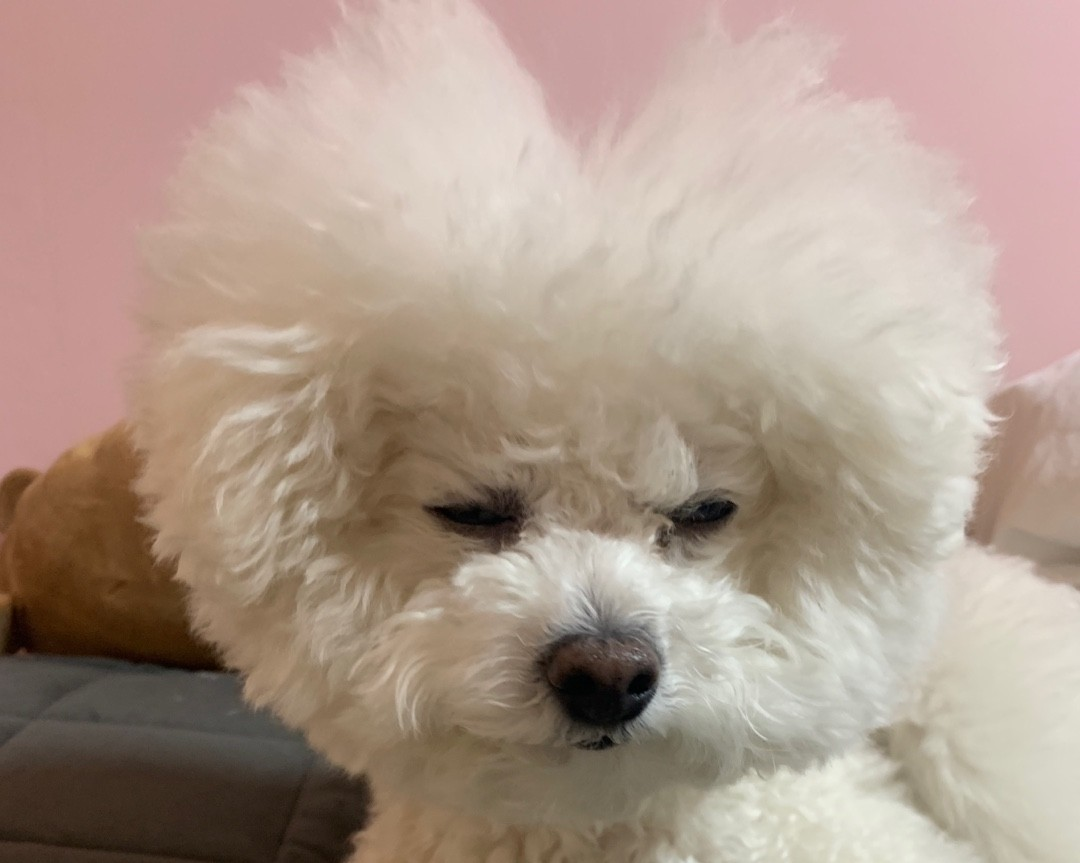
#> input picture 데이터_분석을_위한_파이썬/2024_01_04~05 강의자료/1.오픈CV기초/dog.jpg, 1080 x 863 px
$ jupyter execute --allow-errors '02. (초보자어려울수있음. 필수아님)마우스로 사각형 그리기.ipynb'
#> lines starting #> are read from the running program, lines starting #| are printed output that depends on the picture
### <div class="alert alert-block alert-info"> [Part1] openCV 이미지 마우스 드래그하여 좌표값 알기
- https://house-of-e.tistory.com/entry/9-OpenCV-python-%EB%A7%88%EC%9A%B0%EC%8A%A4-%EB%8F%99%EC%9E%91-%ED%95%A8%EC%88%98-setMouseCallback

#### 참고
- 지우는 기능은 없음 -> 배경색과 같은 색으로 덮어버리는 것 뿐

[cell 1]
## 마우스로 원 그리기
import cv2
import numpy as np
import matplotlib.pyplot as plt # matplot으로도 확인 가능하지만 cv2와 다른 점은 그릴 수 없음.


# img = np.full((300, 300, 3), 255, dtype= np.uint8)  # 300,300짜리를 모두 255로 채움-> 흰색. uint-> 255까지
img = np.zeros((300, 300, 3), dtype=np.uint8)
img[:, :, :] = 255   # 위의 np.full~과 같은 코드
# img[0]
# np.min(img), np.max(img)


title = 'Mouse Event'
cv2.imshow(title, img)

# [4 lines left out: function Mouse, not called in this run]
cv2.setMouseCallback(title, Mouse)


#> (the rest of this cell did not finish here and is left out)

#> (a cell that did not finish here is left out)

[cell 3]
import cv2
import numpy as np

# 초기 행과 열 값
rows, cols = 400, 500

# 3채널 이미지 생성
image = np.zeros((rows, cols, 3), dtype=np.uint8)

# [8 lines left out: function draw_circle_rectangle, not called in this run]

# 창 생성
cv2.namedWindow('Image')

# 마우스 클릭 이벤트 콜백 등록
cv2.setMouseCallback('Image', draw_circle_rectangle)

while True:
    cv2.imshow('Image', image)

    # 'ESC' 키를 누르면 종료
    if cv2.waitKey(1) == 27:
#> (key q is pressed here)
        break

cv2.destroyAllWindows()

[cell 4]
import cv2
import numpy as np

# 초기 행과 열 값
rows, cols = 400, 500

# 3채널 이미지 생성
image = np.zeros((rows, cols, 3), dtype=np.uint8)
background_color = (0, 0, 0)  # 배경색 (검은색)
rectangle_color = (255, 0, 0)  # 파란색 사각형 색상
circle_color = (0, 0, 255)  # 빨간색 원 색상

# 드래그 시작점과 끝점을 저장하기 위한 변수
start_point = None
end_point = None
drawing = False  # 드래그 중 여부를 나타내는 플래그

# [21 lines left out: function draw_circle_rectangle_fill, not called in this run]

# 창 생성
cv2.namedWindow('Image')

# 마우스 클릭 이벤트 콜백 등록
cv2.setMouseCallback('Image', draw_circle_rectangle_fill)

while True:
    cv2.imshow('Image', image)

    # 'e' 키를 누르면 드래그한 영역을 배경색으로 채우기
    key = cv2.waitKey(1)
#> (key q is pressed here)
    if key == 27:  # 'ESC' 키를 누르면 종료
        break
    elif key == 101:    # ascii 코드 101은 e
        if start_point and end_point:
            cv2.rectangle(image, start_point, end_point, background_color, -1)

cv2.destroyAllWindows()

### <div class="alert alert-block alert-info"> [Part2] 사용자가 드래그하여 사각형 그리기
-  아래를 실행하면 마우스로 드래그한 영역에 사각형이생성됨
    - 마우스 클릭, 드래그등 어떠한 액션이 있을때 동작하는 작업을 이벤트라함
    - global 함수에 대한 이해가 필요하면   def 함수가 끝나면 변수값이 사라지는 지역변수와, def가 끝나도 변수값이 남아있는 전역변수에 대해 알아야함
        - https://wikidocs.net/62

-(참고) ASCII코드 <br>

[cell 5]
##################################################
###  이 코드는 실행하여 왼쪽버튼을 눌러 드래그 하면
### 사각형이 생성되고
### c 키를 누르면 원본사진이 다시 불러짐(즉 사각형이 사라짐)
### q 키를 누르면 화면이 종료되면서 사용자가 드래그한 영역이 좌표값으로 표시됨
### 이영역은 '사용자가드래그한영역.csv' 로 저장됨
####################################################

import cv2
import pandas as pd
img_color=cv2.imread('dog.jpg', cv2.IMREAD_COLOR)
#> img_color is the input picture: shape (863, 1080, 3); mean B, G, R 139.4, 152.9, 172.9

top_left_corner = []
bottom_right_corner = []
xy=[]

# [12 lines left out: function drawRectangle, not called in this run]

image = cv2.imread("./dog.jpg")
temp = image.copy()    # 원본이미지에 사각형을 그림으로 미리 백업본을 만들어놓음
cv2.namedWindow("Window")
cv2.setMouseCallback("Window", drawRectangle)

k = 0

while k != 113:  # ord('q')   # q를 입력하면 종료됨
    cv2.imshow("Window", image)
    k = cv2.waitKey(0)
#> (key q is pressed here)
    if (k == 99):            # c 를 입력하면 복사하여 원본 보여줌
        image = temp.copy()
        cv2.imshow("Window", image)

cv2.destroyAllWindows()

df=pd.DataFrame(xy,columns=['top','bottom'])
print(df)
df.to_csv('사용자가드래그한영역.csv')

### <div class="alert alert-block alert-info"> [Part3] 사용자가 드래그한 영역 모자이크지정
- 모자이크는 그 영역만큼 꺼내서 크기를 크게한뒤 다시 그 크기를 줄여서 원래 크기에 그림을 얹어주어야함.

[cell 6]
# %pip install pandas

[cell 7]
import cv2
import pandas as pd

top_left_corner = []
bottom_right_corner = []
top=[]
bottom=[]

xy=[]
# [23 lines left out: function drawRectangle, not called in this run]


image = cv2.imread("dog.jpg")

temp = image.copy()

cv2.namedWindow("Window")

cv2.setMouseCallback("Window", drawRectangle)

k = 0

while k != 113:

    cv2.imshow("Window", image)
    k = cv2.waitKey(0)
#> (key q is pressed here)

    if (k == 99):
        image = temp.copy()
        cv2.imshow("Window", image)
        print(top)


cv2.destroyAllWindows()

df=pd.DataFrame(xy,columns=['top','bottom'])
print(df)
df.to_csv('모자이크영역.csv')

[cell 8]
import cv2
import numpy as np

# 모자이크 함수 정의
def mosaic(img, x, y, width, height, size=100):
#> called with x = 300, y = 200, width = 50, height = 30, size = 100
    roi = img[y:y+height, x:x+width]
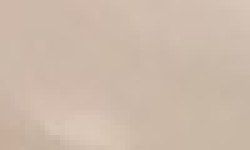
#> roi: shape (30, 50, 3) (shown 5 times larger); mean B, G, R 170.4, 185.8, 204.9
    roi = cv2.resize(roi, (size, size))
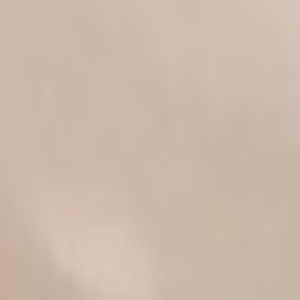
#> roi: shape (100, 100, 3) (shown 3 times larger); mean B, G, R 170.3, 185.8, 204.9
    roi = cv2.resize(roi, (width, height), interpolation=cv2.INTER_AREA)
#> roi: shape (30, 50, 3)
    img[y:y+height, x:x+width] = roi
    return img

# 이미지 로드
image = cv2.imread('dog.jpg')

# 모자이크 처리할 좌표 및 크기 (적절한 값으로 변경)
x, y, width, height = 300, 200, 50, 30

# 모자이크 처리
image = mosaic(image, x, y, width, height)

# 창에 이미지 표시
cv2.imshow('Mosaic Image', image)

# 키 이벤트 대기
cv2.waitKey(0)

# 모든 창 닫기
cv2.destroyAllWindows()

[cell 9]
import cv2
import numpy as np

# 스케치 함수 정의
def sketch(img, x, y, width, height):
#> called with x = 500, y = 500, width = 50, height = 30
    roi = img[y:y+height, x:x+width]
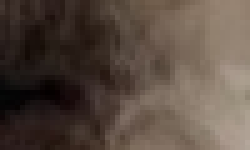
#> roi: shape (30, 50, 3) (shown 5 times larger); mean B, G, R 64.5, 74.2, 88.4
    gray = cv2.cvtColor(roi, cv2.COLOR_BGR2GRAY)
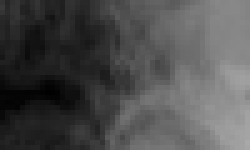
#> gray: shape (30, 50) (shown 5 times larger); min 1, max 169, mean 77.3
    inverted = cv2.bitwise_not(gray)
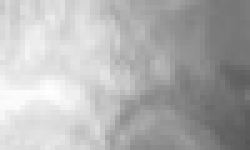
#> inverted: shape (30, 50) (shown 5 times larger); min 86, max 254, mean 177.7
    blurred = cv2.GaussianBlur(inverted, (111, 111), 0)
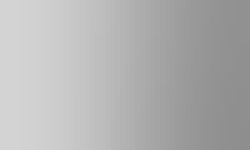
#> blurred: shape (30, 50) (shown 5 times larger); min 142, max 211, mean 178
    inverted_blurred = cv2.bitwise_not(blurred)
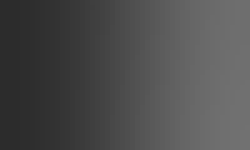
#> inverted_blurred: shape (30, 50) (shown 5 times larger); min 44, max 113, mean 77
    sketch = cv2.divide(gray, inverted_blurred, scale=256.0)
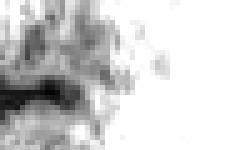
#> sketch: shape (30, 50) (shown 5 times larger); min 5, max 255, mean 209.4
    img[y:y+height, x:x+width, :] = cv2.cvtColor(sketch, cv2.COLOR_GRAY2BGR)
    return img

# 이미지 로드
image = cv2.imread('dog.jpg')

# 스케치 처리할 좌표 및 크기
x, y, width, height = 500, 500, 50, 30

# 스케치 처리
image = sketch(image, x, y, width, height)

# 창에 이미지 표시
cv2.imshow('Sketched Image', image)

# 키 이벤트 대기
cv2.waitKey(0)

# 모든 창 닫기
cv2.destroyAllWindows()

좌표는 (X, Y)
- X:너비, Y:높이

행렬은 [높이, 너비]
- 높이:행, 너비:열

### <div class="alert alert-block alert-info"> [Part4] 같은 위치의 다른 이미지로 채우기
- 실행하면 dog.jpg 가 실행되고 드래그한 위치에 sample.jpg의 같은 위치의 이미지가 위에 합성됨

[cell 10]
import cv2

top_left_corner = []
bottom_right_corner = []
top=[]
bottom=[]
xy=[]


# [21 lines left out: function drawRectangle, not called in this run]

image = cv2.imread("./dog.jpg")

#두번 이미지 불러와서 기존이미지 wxh 사이즈 조절하기
h=image.shape[0]
#> h = 863
w=image.shape[1]
#> w = 1080
image2 = cv2.resize(cv2.imread("./sample.jpg"),(w,h))
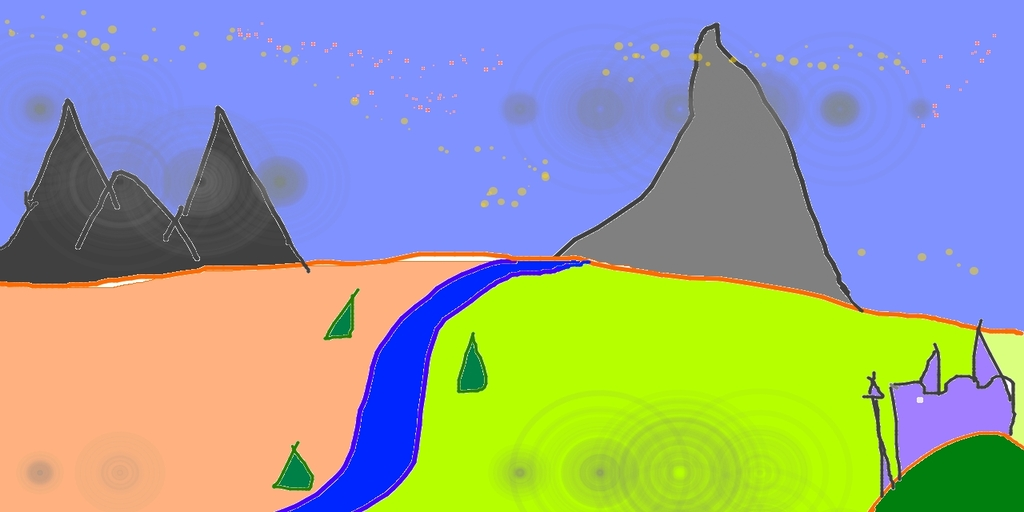
#> input picture 데이터_분석을_위한_파이썬/2024_01_04~05 강의자료/1.오픈CV기초/sample.jpg, 1024 x 512 px
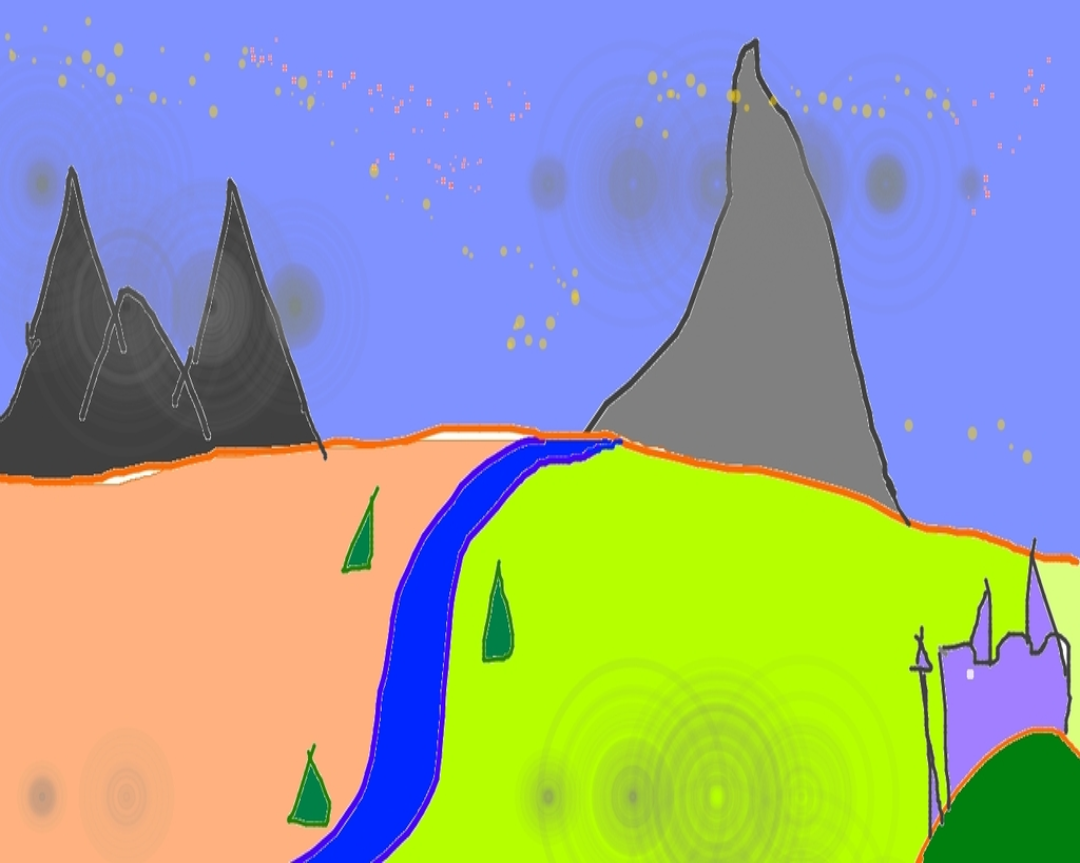
#> image2: shape (863, 1080, 3); mean B, G, R 152.1, 162.1, 152.3


temp = image.copy()

cv2.namedWindow("Window")

cv2.setMouseCallback("Window", drawRectangle)

k = 0

while k != 113:

    cv2.imshow("Window", image)
    k = cv2.waitKey(0)
#> (key q is pressed here)

    if (k == 99):
        image = temp.copy()
        cv2.imshow("Window", image)
        print(top)


cv2.destroyAllWindows()
